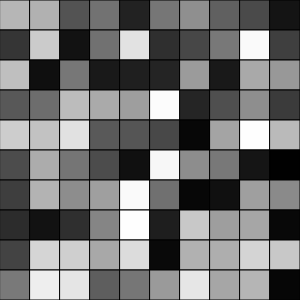
Frame 1 (no input)
Frame 60 (no input): identical to frame 1, image omitted
Frame 120 (the mouse pressed at the canvas centre since frame 60): identical to frame 1, image omitted

The p5.js sketch that drew this single still picture (run headless with seeded random() and noise() and a simulated clock; from frame 60 on, the mouse is pressed at the canvas centre):

// p5.js sketch
// ── sketch.js
var cols = 10;
var rows = 10;

var colors = [];

function make2Darray(cols,row) {
  var arr = new Array(cols);
  for(var i = 0; i < arr.length; i++) {
    arr[i] = new Array(rows);
  }
  return arr;
}

function setup() {
  createCanvas(300,300);
  colors = make2Darray(cols,rows);

  for(var i = 0; i < cols; i++) {
  //  colors[i] = [];
    for (var j = 0; j < rows; j++) {
      colors[i][j] = random(255);
    }
  }
}

function draw() {
  background(51);
  for(var i = 0; i < cols; i++) {
    for (var j = 0; j < rows; j++) {
      var x = i*30;
      var y = j*30;
      fill(colors[i][j]);
      stroke(0);
      rect(x,y,30,30);
    }
  }
}
